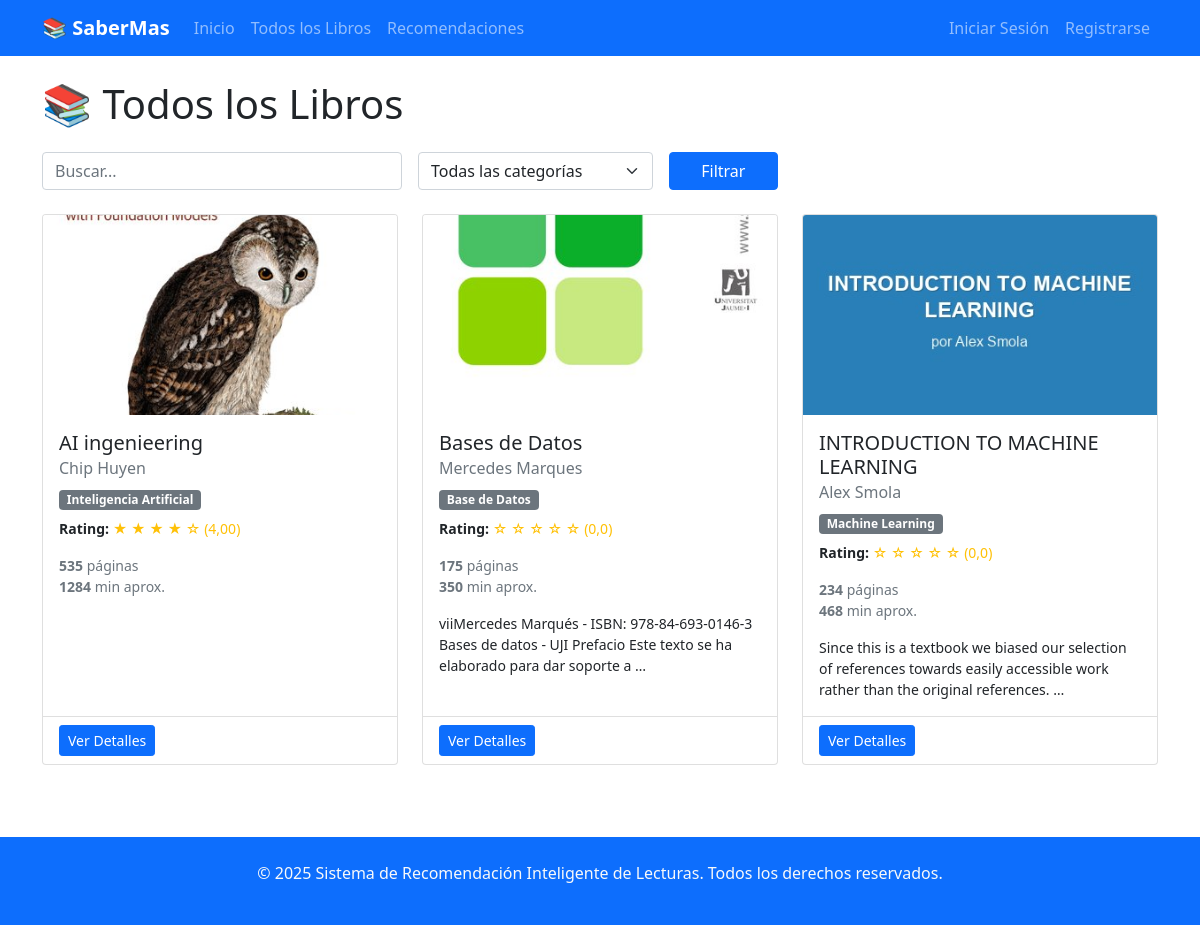
Page /libros/ on the earlier database version.
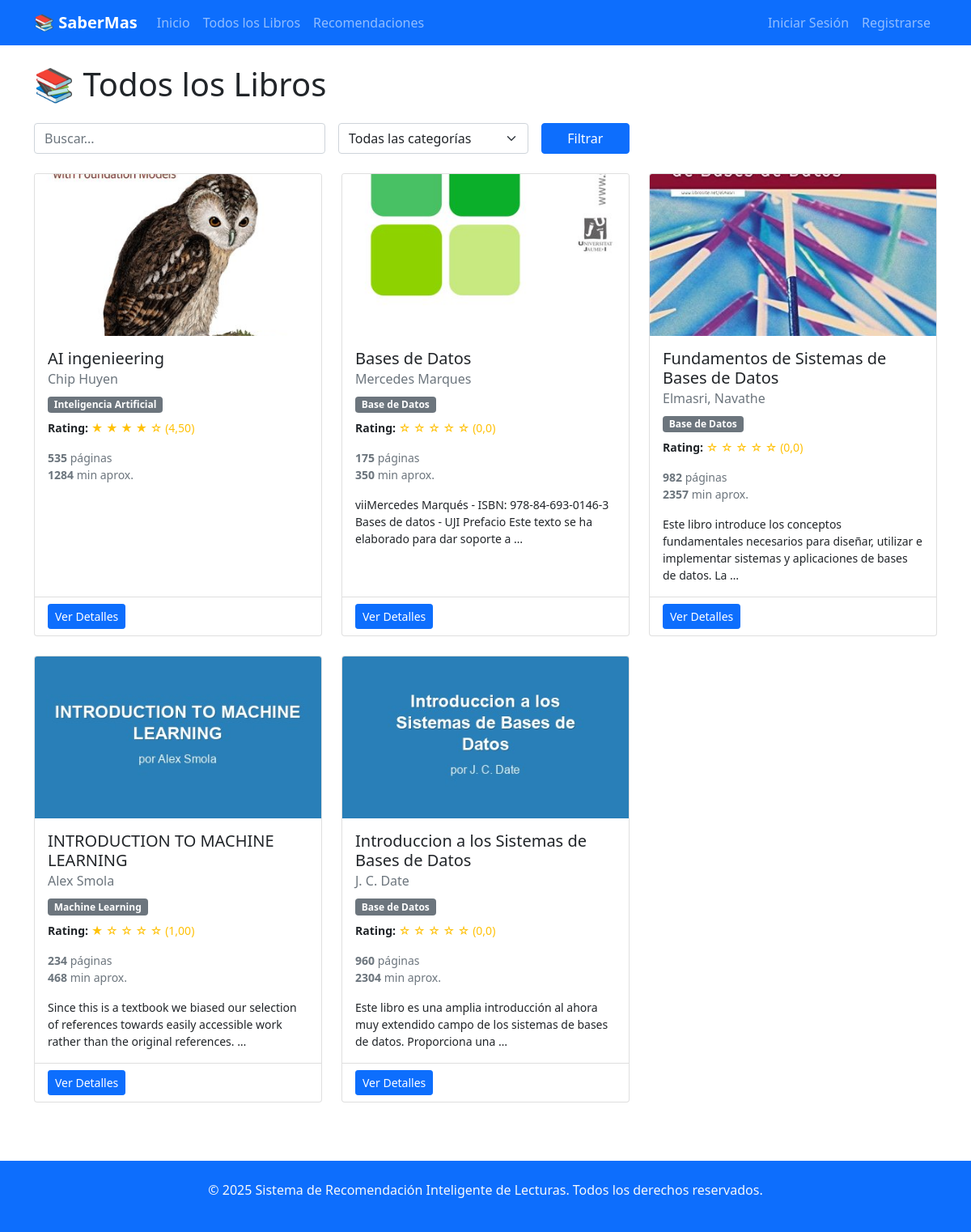
Same page on the later database version.
### sril/models.py (models this page shows, shortened)
class Libro(models.Model):
    titulo = models.CharField(max_length=255, verbose_name="Título")
    autor = models.CharField(max_length=255, verbose_name="Autor")
    isbn = models.CharField(
        max_length=20,
        unique=True,
        blank=True,
        null=True,
        verbose_name="ISBN"
    )
    sinopsis = models.TextField(blank=True, null=True, verbose_name="Sinopsis")
    numero_paginas = models.PositiveIntegerField(
        default=0,
        verbose_name="Número de páginas"
    )
    tiempo_lectura_promedio = models.PositiveIntegerField(
        default=0,
        help_text="Tiempo promedio de lectura en minutos",
        verbose_name="Tiempo de lectura"
    )
    fecha_publicacion = models.DateField(
        blank=True,
        null=True,
        verbose_name="Fecha de publicación"
    )
    editorial = models.CharField(
        max_length=100,
        blank=True,
        null=True,
        verbose_name="Editorial"
    )
    archivo_pdf = models.FileField(
        upload_to='libros/pdfs/',
        blank=True,
        null=True,
        validators=[FileExtensionValidator(allowed_extensions=['pdf'])],
        help_text="Subir archivo PDF del libro",
        verbose_name="Archivo PDF"
    )
    portada = models.ImageField(
        upload_to='libros/portadas/',
        blank=True,
        null=True,
        help_text="Portada generada automáticamente desde el PDF",
        verbose_name="Portada"
    )
    disponible_descarga = models.BooleanField(
        default=False,
        help_text="¿Está disponible para descarga?",
        verbose_name="Disponible para descarga"
    )
    categorias = models.ManyToManyField(
        'Categoria',
        through='LibroCategoria',
        verbose_name="Categorías"
    )
    activo = models.BooleanField(default=True, verbose_name="Activo")
    fecha_creacion = models.DateTimeField(auto_now_add=True, verbose_name="Fecha de creación")
    fecha_actualizacion = models.DateTimeField(auto_now=True, verbose_name="Fecha de actualización")
    class Meta:
        verbose_name = 'Libro'
        verbose_name_plural = 'Libros'
        ordering = ['titulo']
        indexes = [
            models.Index(fields=['titulo']),
            models.Index(fields=['autor']),
            models.Index(fields=['fecha_publicacion']),
        ]
    @property
    def rating_promedio(self):
        from django.db.models import Avg
        try:
            resultado = self.puntuaciones.aggregate(promedio=Avg('puntuacion'))
            promedio = resultado['promedio']
            return round(promedio, 2) if promedio else 0.0
        except:
            return 0.0
    class Meta:
        verbose_name = 'Libro'
        verbose_name_plural = 'Libros'
        ordering = ['titulo']
        indexes = [
            models.Index(fields=['titulo']),
            models.Index(fields=['autor']),
            models.Index(fields=['fecha_publicacion']),
        ]

class Categoria(models.Model):
    nombre = models.CharField(max_length=100, unique=True)
    descripcion = models.TextField(blank=True, null=True)
    class Meta:
        verbose_name = 'Categoría'
        verbose_name_plural = 'Categorías'

### sril/views.py (the view)
# urls.py: path('libros/', views.lista_libros, name='lista_libros'),
def lista_libros(request):
    libros = Libro.objects.filter(activo=True)
    categoria_id = request.GET.get('categoria')
    if categoria_id:
        libros = libros.filter(categorias__id=categoria_id)
    query = request.GET.get('q')
    if query:
        libros = libros.filter(
            Q(titulo__icontains=query) |
            Q(autor__icontains=query) |
            Q(isbn__icontains=query)
        )
    categorias = Categoria.objects.all()
    context = {
        'libros': libros,
        'categorias': categorias,
    }
    return render(request, 'sril/libros/lista_libros.html', context)

### sril/templates/sril/libros/lista_libros.html (shortened to what this page needs)
{% extends 'sril/base.html' %}
{% block content %}
<div class="row">
    <div class="col-12">
        <h1 class="mb-4">📚 Todos los Libros</h1>
        <div class="row mb-4">
            <div class="col-md-8">
                <form method="get" class="row g-3">
                    <div class="col-md-6">
                        <input type="text" name="q" class="form-control" placeholder="Buscar..." value="{{ request.GET.q }}">
                    </div>
                    <div class="col-md-4">
                        <select name="categoria" class="form-select">
                            <option value="">Todas las categorías</option>
                        </select>
                    </div>
                    <div class="col-md-2">
                        <button type="submit" class="btn btn-primary w-100">Filtrar</button>
                    </div>
                </form>
            </div>
        </div>
        <div class="row">
            {% for libro in libros %}
            <div class="col-lg-4 col-md-6 mb-4">
                <div class="card book-card h-100">
                    {% if libro.portada %}
                        <img src="{{ libro.portada.url }}" class="card-img-top" alt="{{ libro.titulo }}"
                             style="height: 200px; object-fit: cover;">
                    {% else %}
                        <div class="card-img-top bg-light d-flex align-items-center justify-content-center"
                             style="height: 200px;">
                            <span class="text-muted">📚</span>
                        </div>
                    {% endif %}
                    <div class="card-body">
                        <h5 class="card-title">{{ libro.titulo }}</h5>
                        <h6 class="card-subtitle mb-2 text-muted">{{ libro.autor }}</h6>
                        <div class="mb-2">
                            {% for cat in libro.categorias.all %}
                                <span class="badge bg-secondary me-1">{{ cat.nombre }}</span>
                            {% endfor %}
                        </div>
                        <p class="card-text small">
                            <strong>Rating:</strong>
                            <span class="rating-stars">
                                {% with rating=libro.rating_promedio %}
                                    {% for i in "12345" %}
                                        {% if forloop.counter <= rating %}
                                            ★
                                        {% else %}
                                            ☆
                                        {% endif %}
                                    {% endfor %}
                                {% endwith %}
                                ({{ libro.rating_promedio }})
                            </span>
                        </p>
                        <p class="card-text small text-muted">
                            <strong>{{ libro.numero_paginas }}</strong> páginas<br>
                            <strong>{{ libro.tiempo_lectura_promedio }}</strong> min aprox.
                        </p>
                        {% if libro.sinopsis %}
                        <p class="card-text small">{{ libro.sinopsis|truncatewords:20 }}</p>
                        {% endif %}
                    </div>
                    <div class="card-footer bg-transparent">
                        <a href="{% url 'sril:detalle_libro' libro.id %}" class="btn btn-sm btn-primary">Ver Detalles</a>
                    </div>
                </div>
            </div>
            {% endfor %}
        </div>
    </div>
</div>
{% endblock %}

### sril/templates/sril/base.html (shortened to what this page needs)
<!DOCTYPE html>
<html lang="es">
<head>
    <link href="https://cdn.jsdelivr.net/npm/bootstrap@5.1.3/dist/css/bootstrap.min.css" rel="stylesheet">
</head>
<body>
    <nav class="navbar navbar-expand-lg navbar-dark bg-primary">
        <div class="container">
            <a class="navbar-brand" href="{% url 'sril:home' %}">📚 SaberMas</a>
            <div class="collapse navbar-collapse" id="navbarNav">
                <ul class="navbar-nav me-auto">
                    <li class="nav-item">
                        <a class="nav-link" href="{% url 'sril:home' %}">Inicio</a>
                    </li>
                    <li class="nav-item">
                        <a class="nav-link" href="{% url 'sril:lista_libros' %}">Todos los Libros</a>
                    </li>
                    <li class="nav-item">
                        <a class="nav-link" href="{% url 'sril:recomendaciones' %}">Recomendaciones</a>
                    </li>
                </ul>
                <ul class="navbar-nav">
                {% if user.is_authenticated %}
                    {% if user.es_administrador %}
                    <li class="nav-item">
                        <a class="nav-link text-white" href="{% url 'admin:index' %}" target="_blank" title="Panel de Administración">
                            ⚙️ Admin
                        </a>
                    </li>
                    {% endif %}
                    <li class="nav-item dropdown">
                        <a class="nav-link dropdown-toggle" href="#" id="navbarDropdown" role="button" data-bs-toggle="dropdown">
                             {{ user.nombre }}
                        </a>
                        <ul class="dropdown-menu">
                            <li><a class="dropdown-item" href="{% url 'sril:mis_preferencias' %}"> Mis Preferencias</a></li>
                            <li><hr class="dropdown-divider"></li>
                            <li>
                                <form method="post" action="{% url 'sril:logout' %}" class="d-inline">
                                    {% csrf_token %}
                                    <button type="submit" class="dropdown-item">➜] Cerrar Sesión</button>
                                </form>
                            </li>
                        </ul>
                    </li>
                {% else %}
                    <li class="nav-item">
                        <a class="nav-link" href="{% url 'sril:login' %}">Iniciar Sesión</a>
                    </li>
                    <li class="nav-item">
                        <a class="nav-link" href="{% url 'sril:registro' %}">Registrarse</a>
                    </li>
                {% endif %}
            </ul>
            </div>
        </div>
    </nav>
    <main class="container my-4">
        {% block content %}
        {% endblock %}
    </main>
    <footer class="bg-primary text-light py-4 mt-5">
        <div class="container text-center">
            <p>&copy; 2025 Sistema de Recomendación Inteligente de Lecturas. Todos los derechos reservados.</p>
        </div>
    </footer>
</body>
</html>

### sril/templates/sril/base.html (style rules this page uses)
.book-card { transition: transform 0.2s; height: 100%; }
.rating-stars { color: #ffc107; }
.navbar-brand { font-weight: bold; }

Differences in the rows shown:
computed for Libro "AI ingenieering": rating_promedio "4,00" → "4,50"
added Libro: portada (placeholder picture), titulo "Fundamentos de Sistemas de Bases de Datos", autor "Elmasri, Navathe", rating_promedio "0,0", numero_paginas "982", tiempo_lectura_promedio "2357", sinopsis "Este libro introduce los conceptos fundamentales necesarios para diseñar, utilizar e implementar sistemas y aplicaciones de bases de datos. La …", Categoria (nombre "Base de Datos")
computed for Libro "INTRODUCTION TO MACHINE LEARNING": rating_promedio "0,0" → "1,00"
added Libro: portada (placeholder picture), titulo "Introduccion a los Sistemas de Bases de Datos", autor "J. C. Date", rating_promedio "0,0", numero_paginas "960", tiempo_lectura_promedio "2304", sinopsis "Este libro es una amplia introducción al ahora muy extendido campo de los sistemas de bases de datos. Proporciona una …", Categoria (nombre "Base de Datos")
